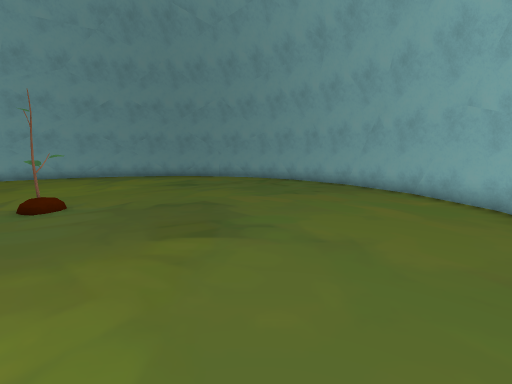
[1] (above)

16 first-person views from a walk through a 3-D level made in the Unity game engine. The camera is 1.4 m above the floor, tilts 8° down and sees 90° across. The floor is counted in squares, 1 m on a side. Each view is taken from the middle of a square. On the plan, view 1 faces up. The plan holds only what a view shows up to about 13 squares ahead; the rest is blank. The place goes on beyond the plan. The player is left out. Some animated figures are left out.

[2]
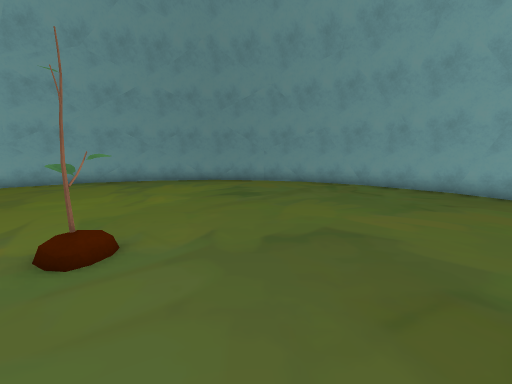

[3]
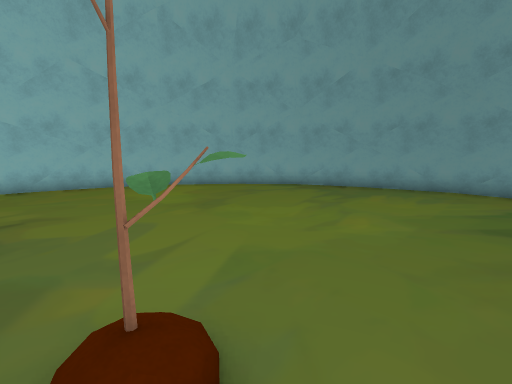

[4]
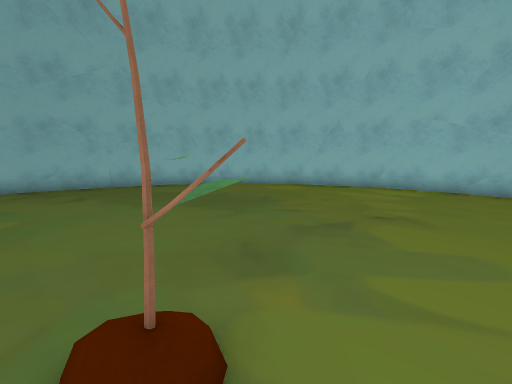

[5]
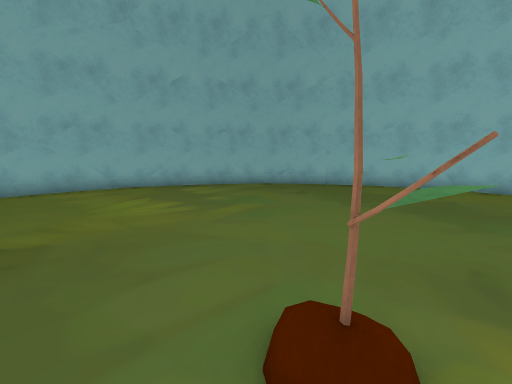

[6]
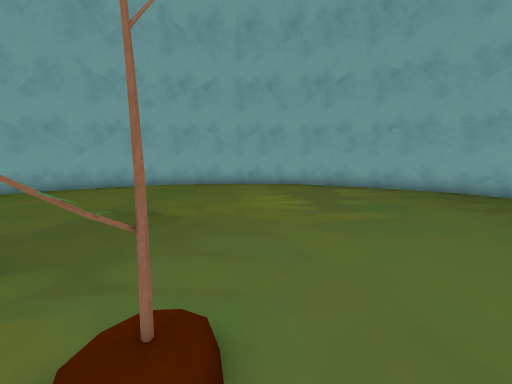

[7]
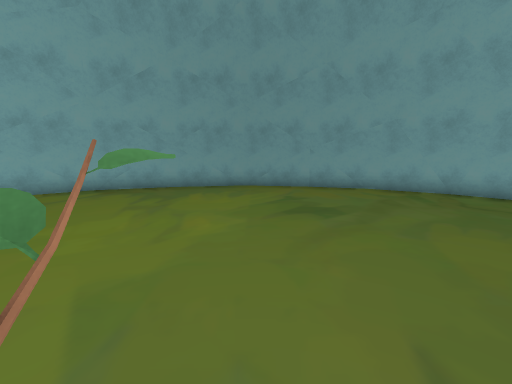

[8]
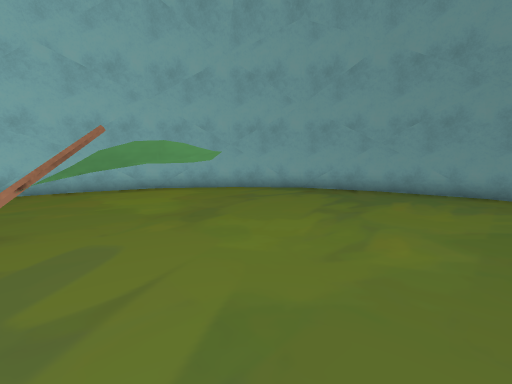

[9]
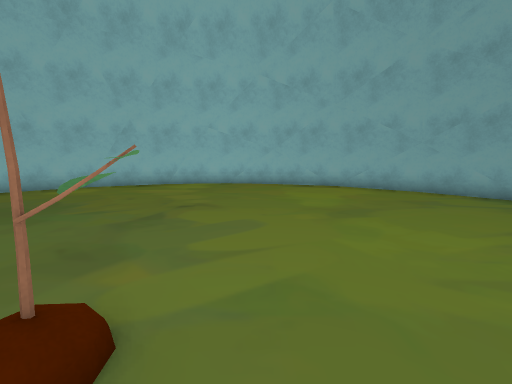

[10]
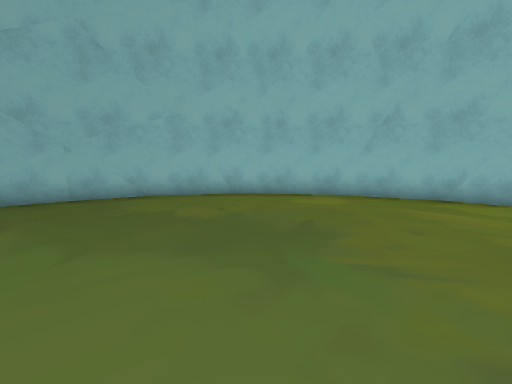

[11]
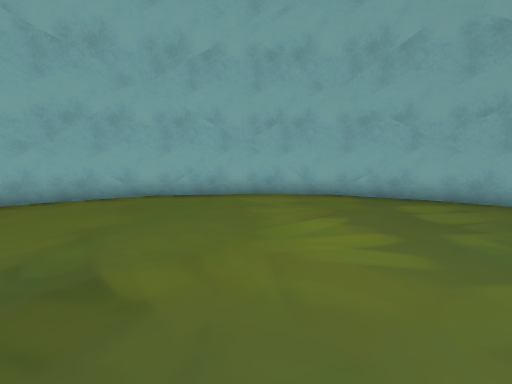

[12]
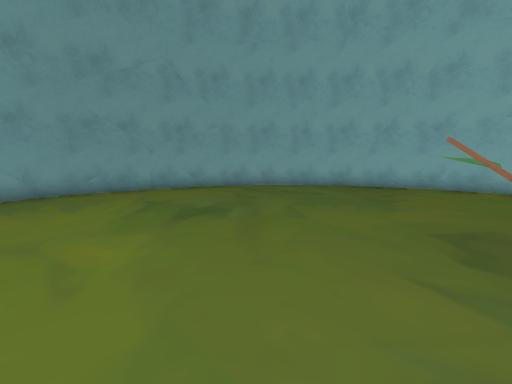

[13]
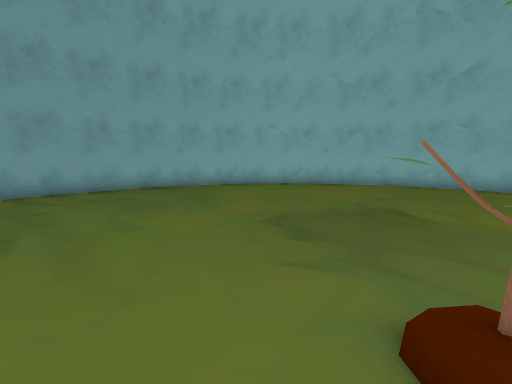

[14]
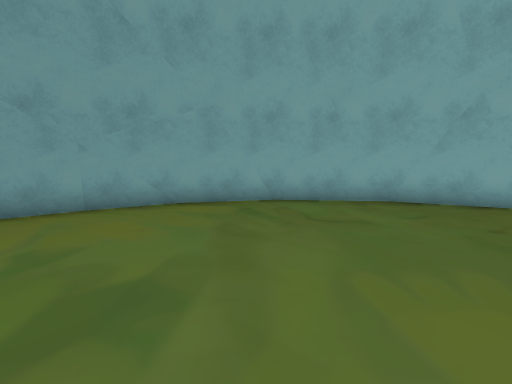

[15]
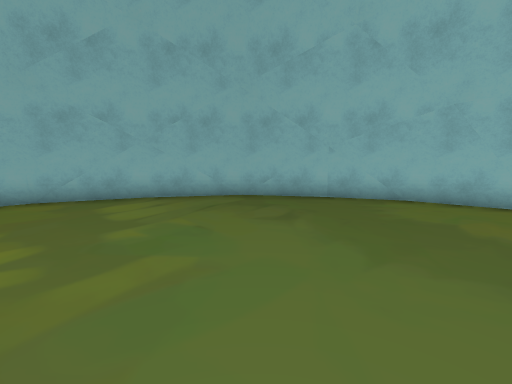

[16]
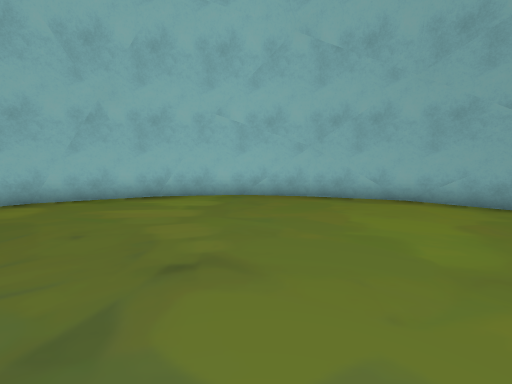

### Floor plan
Points are (right, up) in squares from view 1. A wall is a line through its corners. A room is listed if a view was taken in it or the views show most of it. See-through windows are left out.
Room 1 (views 1, 2, 3, 4, 5, 6, 7, 8, 9, 10, 11, 12, 13, 14, 15, 16)
walls: (-13.9, 14.4) (-15.8, 11.9); (-14.2, 14.1) (-15.8, 11.6); (-15.8, 11.7) (-16.9, 9.1) (-17, 5.9); (-11.5, 16.4) (-13.8, 14.7); (-9.1, 17.5) (-11.6, 16.3); (-16.8, 8.9) (-17.2, 6.7); (-8.6, 17.7) (-11.7, 16.5) (-14, 14.3); (-5.4, 18) (-8.5, 17.7); (-16.1, 11.4) (-16.9, 8.8); (-16.9, 4.8) (-16.4, 2.9); (-5.7, 18.2) (-8.8, 17.6); (-17.2, 6.5) (-16.8, 3.7); (-16.7, 3.5) (-15.4, 0.4) (-13.2, -2.2); (-2.5, 17.7) (-5.2, 18.2); (-15.8, 1.4) (-14.7, -0.4); (0.2, 16.6) (-2.5, 17.8) (-5.6, 18); (-0.5, 17.1) (-2.7, 17.7); (-13.7, -1.6) (-12.1, -3); (2.8, 14.6) (1.1, 15.9); (-12.9, -2.4) (-10.7, -3.9); (2.2, 15.3) (-0.2, 16.9); (4.3, 12.7) (2.1, 15.3); (-11.2, -3.6) (-8.4, -4.8) (-5.4, -5); (4.9, 11.6) (3.7, 13.5); (5.9, 8.2) (5.4, 10.3); (-8.5, -4.7) (-5.8, -5.2); (-10.5, -4.1) (-8.3, -4.7); (5.8, 9.5) (4.4, 12.6); (-5.6, -5.1) (-2.6, -4.8); (6.1, 6.5) (5.8, 9.3); (4.7, 1.3) (5.9, 4.1) (6, 7.1); (5.8, 4.1) (6.2, 6.2); (-2.3, -4.6) (0.4, -3.6); (-1.9, -4.5) (0.7, -3.3); (-5.2, -5.2) (-2.1, -4.6); (2.9, -1.4) (4.8, 1); (3.2, -1.1) (4.8, 1.4); (0.5, -3.4) (2.8, -1.6); (5.1, 1.5) (5.9, 4.2); (0.9, -3.3) (3, -1.3)
low walls: (-16.9, 3.9) (-16.8, 3.4); (-13.4, -2.2) (-13, -2.5); (6.2, 6.1) (6.2, 6.6); (4.7, 0.8) (5, 1.3)
objects: other object (-6, 7)

Where each view was taken, in squares from view 1:
view 1: 0 up, 0 right, facing up
view 2: 3 up, 3 left, facing up
view 3: 6 up, 4 left, facing up-left
view 4: 8 up, 5 left, facing down-left
view 5: 8 up, 5 left, facing down
view 6: 7 up, 7 left, facing down-right
view 7: 6 up, 5 left, facing up
view 8: 7 up, 5 left, facing up-left
view 9: 8 up, 4 left, facing left
view 10: 5 up, 7 left, facing down-left
view 11: 5 up, 4 left, facing down-right
view 12: 7 up, 7 left, facing up-right
view 13: 8 up, 7 left, facing right
view 14: 10 up, 4 left, facing up-right
view 15: 4 up, 6 left, facing down
view 16: 7 up, 8 left, facing left
